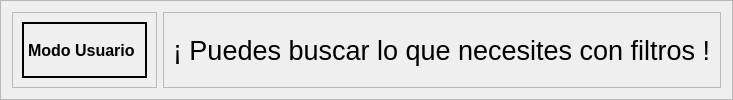
               <widget class="QFrame" name="usuario_frame_inferior_anuncio">
                <property name="frameShape">
                 <enum>QFrame::StyledPanel</enum>
                </property>
                <property name="frameShadow">
                 <enum>QFrame::Raised</enum>
                </property>
                <layout class="QGridLayout" name="gridLayout_3">
                 <item row="0" column="0">
                  <widget class="QFrame" name="usuario_frame_inferior_anuncio_label1">
                   <property name="styleSheet">
                    <string notr="true"/>
                   </property>
                   <property name="frameShape">
                    <enum>QFrame::StyledPanel</enum>
                   </property>
                   <property name="frameShadow">
                    <enum>QFrame::Raised</enum>
                   </property>
                   <layout class="QGridLayout" name="gridLayout">
                    <item row="0" column="0">
                     <widget class="QLabel" name="usuario_label_modo">
                      <property name="minimumSize">
                       <size>
                        <width>125</width>
                        <height>0</height>
                       </size>
                      </property>
                      <property name="maximumSize">
                       <size>
                        <width>125</width>
                        <height>16777215</height>
                       </size>
                      </property>
                      <property name="font">
                       <font>
                        <pointsize>12</pointsize>
                        <weight>75</weight>
                        <bold>true</bold>
                       </font>
                      </property>
                      <property name="styleSheet">
                       <string notr="true">border: 2px solid black;
</string>
                      </property>
                      <property name="text">
                       <string>Modo Usuario</string>
                      </property>
                     </widget>
                    </item>
                   </layout>
                  </widget>
                 </item>
                 <item row="0" column="1">
                  <widget class="QFrame" name="usuario_frame_inferior_anuncio_label2">
                   <property name="frameShape">
                    <enum>QFrame::StyledPanel</enum>
                   </property>
                   <property name="frameShadow">
                    <enum>QFrame::Raised</enum>
                   </property>
                   <layout class="QVBoxLayout" name="verticalLayout_2">
                    <item>
                     <widget class="QLabel" name="usuario_label_anuncio">
                      <property name="font">
                       <font>
                        <pointsize>20</pointsize>
                       </font>
                      </property>
                      <property name="text">
                       <string>¡ Puedes buscar lo que necesites con filtros !</string>
                      </property>
                     </widget>
                    </item>
                   </layout>
                  </widget>
                 </item>
                </layout>
               </widget>
